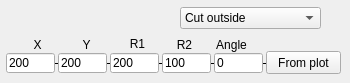
           <widget class="QWidget" name="page_12">
            <widget class="QComboBox" name="cobCorrEllCutOption">
             <property name="geometry">
              <rect>
               <x>180</x>
               <y>7</y>
               <width>141</width>
               <height>22</height>
              </rect>
             </property>
             <item>
              <property name="text">
               <string>Cut outside</string>
              </property>
             </item>
             <item>
              <property name="text">
               <string>Cut inside</string>
              </property>
             </item>
            </widget>
            <widget class="QLineEdit" name="ledCorrEllX">
             <property name="geometry">
              <rect>
               <x>6</x>
               <y>53</y>
               <width>49</width>
               <height>20</height>
              </rect>
             </property>
             <property name="text">
              <string>200</string>
             </property>
            </widget>
            <widget class="QLineEdit" name="ledCorrEllY">
             <property name="geometry">
              <rect>
               <x>58</x>
               <y>53</y>
               <width>49</width>
               <height>20</height>
              </rect>
             </property>
             <property name="text">
              <string>200</string>
             </property>
            </widget>
            <widget class="QLineEdit" name="ledCorrEllR1">
             <property name="geometry">
              <rect>
               <x>110</x>
               <y>53</y>
               <width>49</width>
               <height>20</height>
              </rect>
             </property>
             <property name="text">
              <string>200</string>
             </property>
            </widget>
            <widget class="QLineEdit" name="ledCorrEllR2">
             <property name="geometry">
              <rect>
               <x>162</x>
               <y>53</y>
               <width>49</width>
               <height>20</height>
              </rect>
             </property>
             <property name="text">
              <string>100</string>
             </property>
            </widget>
            <widget class="QLineEdit" name="ledCorrEllAngle">
             <property name="geometry">
              <rect>
               <x>214</x>
               <y>53</y>
               <width>49</width>
               <height>20</height>
              </rect>
             </property>
             <property name="text">
              <string>0</string>
             </property>
            </widget>
            <widget class="QLabel" name="label_72">
             <property name="geometry">
              <rect>
               <x>27</x>
               <y>37</y>
               <width>21</width>
               <height>16</height>
              </rect>
             </property>
             <property name="text">
              <string>X</string>
             </property>
             <property name="alignment">
              <set>Qt::AlignCenter</set>
             </property>
            </widget>
            <widget class="QLabel" name="label_105">
             <property name="geometry">
              <rect>
               <x>76</x>
               <y>37</y>
               <width>21</width>
               <height>16</height>
              </rect>
             </property>
             <property name="text">
              <string>Y</string>
             </property>
             <property name="alignment">
              <set>Qt::AlignCenter</set>
             </property>
            </widget>
            <widget class="QLabel" name="label_108">
             <property name="geometry">
              <rect>
               <x>127</x>
               <y>36</y>
               <width>21</width>
               <height>16</height>
              </rect>
             </property>
             <property name="text">
              <string>R1</string>
             </property>
             <property name="alignment">
              <set>Qt::AlignCenter</set>
             </property>
            </widget>
            <widget class="QLabel" name="label_109">
             <property name="geometry">
              <rect>
               <x>174</x>
               <y>37</y>
               <width>21</width>
               <height>16</height>
              </rect>
             </property>
             <property name="text">
              <string>R2</string>
             </property>
             <property name="alignment">
              <set>Qt::AlignCenter</set>
             </property>
            </widget>
            <widget class="QLabel" name="label_110">
             <property name="geometry">
              <rect>
               <x>211</x>
               <y>37</y>
               <width>41</width>
               <height>16</height>
              </rect>
             </property>
             <property name="text">
              <string>Angle</string>
             </property>
             <property name="alignment">
              <set>Qt::AlignCenter</set>
             </property>
            </widget>
            <widget class="QPushButton" name="pbCorrExtractEllipse">
             <property name="geometry">
              <rect>
               <x>266</x>
               <y>51</y>
               <width>75</width>
               <height>23</height>
              </rect>
             </property>
             <property name="text">
              <string>From plot</string>
             </property>
            </widget>
            <widget class="Line" name="line_63">
             <property name="geometry">
              <rect>
               <x>40</x>
               <y>62</y>
               <width>240</width>
               <height>3</height>
              </rect>
             </property>
             <property name="frameShadow">
              <enum>QFrame::Plain</enum>
             </property>
             <property name="orientation">
              <enum>Qt::Horizontal</enum>
             </property>
            </widget>
            <zorder>line_63</zorder>
            <zorder>cobCorrEllCutOption</zorder>
            <zorder>ledCorrEllX</zorder>
            <zorder>ledCorrEllY</zorder>
            <zorder>ledCorrEllR1</zorder>
            <zorder>ledCorrEllR2</zorder>
            <zorder>ledCorrEllAngle</zorder>
            <zorder>label_72</zorder>
            <zorder>label_105</zorder>
            <zorder>label_108</zorder>
            <zorder>label_109</zorder>
            <zorder>label_110</zorder>
            <zorder>pbCorrExtractEllipse</zorder>
           </widget>
